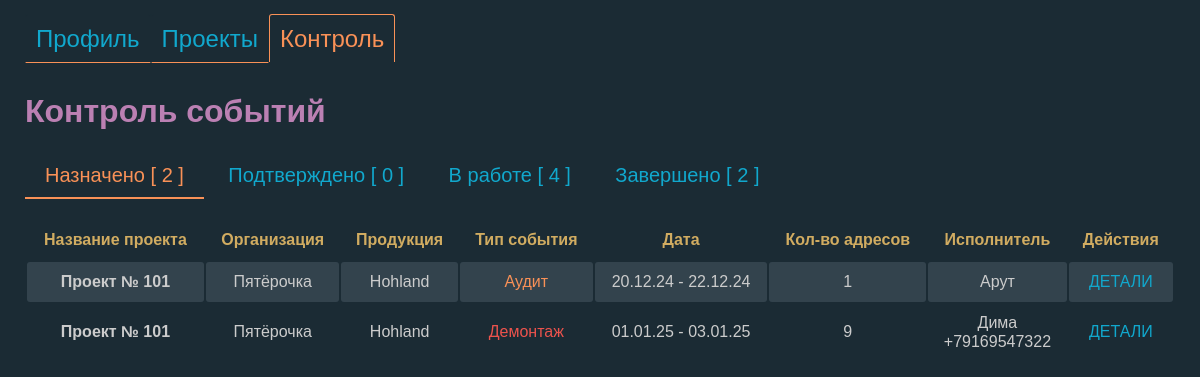
Before: /projects/events/control/ (signed in) with the older database file.
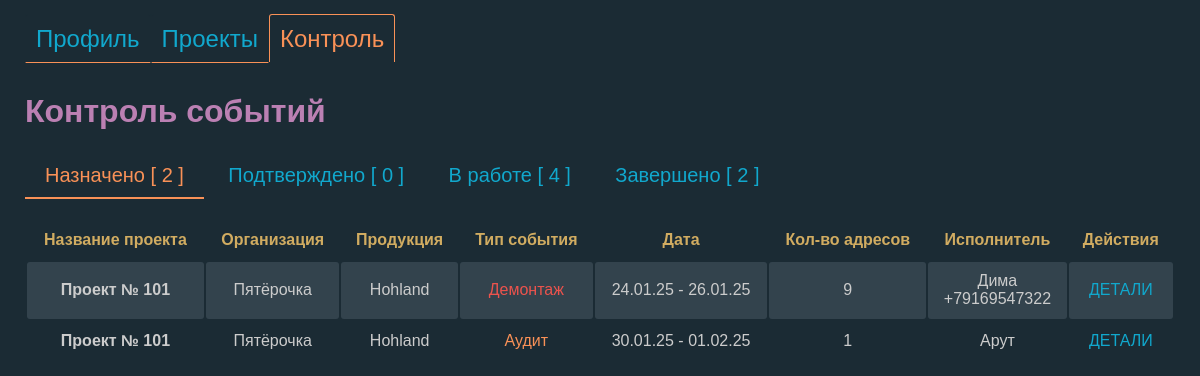
After: the same page with the newer database file.
### projects/models.py (models this page shows, shortened)
class Event(models.Model):
    EVENT_TYPES = (
        ('montage', 'Монтаж'),
        ('audit', 'Аудит'),
        ('dismantle', 'Демонтаж'),
    )
    STATUS_CHOICES = [
        ('created', 'Создано'),
        ('assigned', 'Назначено'),
        ('in_progress', 'В работе'),
        ('completed', 'Завершено'),
    ]
    project = models.ForeignKey(Project, related_name='events', on_delete=models.CASCADE)
    event_type = models.CharField(choices=EVENT_TYPES, max_length=20)
    status = models.CharField(max_length=11, choices=STATUS_CHOICES, default='created')
    description = models.TextField(blank=True)
    photo_count = models.IntegerField()
    event_date = models.DateField()
    duration_days = models.IntegerField()
    assigned_users = models.ManyToManyField(User, through='EventUser', blank=True, related_name='events_as_assignee')
    def due_date(self):
        return self.event_date + timezone.timedelta(days=self.duration_days)

class Project(models.Model):
    user = models.ForeignKey(User, on_delete=models.CASCADE)  # Убрали null=True
    name = models.CharField(max_length=255)
    description = models.TextField(blank=True)
    excel_file = models.FileField(upload_to='excel/', null=True, blank=True)
    organization = models.CharField(max_length=255, blank=True, null=True)  # Новое поле
    product = models.CharField(max_length=255, blank=True, null=True)  # Новое поле

### rct/models.py (models this page shows)
class ExecutorProfile(models.Model):
    user = models.OneToOneField(User, on_delete=models.CASCADE)
    name = models.CharField(max_length=255, blank=True)
    phone_number = models.CharField(max_length=15, blank=True)
    district_choices = [
        ('САО', 'САО'),
        ('ВАО', 'ВАО'),
        ('ЮАО', 'ЮАО'),
        ('ЗАО', 'ЗАО'),
    ]
    district = models.CharField(max_length=3, choices=district_choices)

### projects/views.py (the view)
# urls.py: path('events/control/', views.events_control, name='events_control'),
@login_required
def events_control(request):
    current_user = request.user
    event_users_by_status = {
        'assigned': EventUser.objects.filter(event__project__user=current_user, status='assigned').order_by('event__event_date'),
        'confirmed': EventUser.objects.filter(event__project__user=current_user, status='confirmed').order_by('event__event_date'),
        'in_progress': EventUser.objects.filter(event__project__user=current_user, status='in_progress').order_by('event__event_date'),
        'completed': EventUser.objects.filter(event__project__user=current_user, status='completed').order_by('event__event_date'),
    }
    event_data_by_status = {}
    status_display_map = dict(EventUser.STATUS_CHOICES)
    for status, events in event_users_by_status.items():
        status_display = status_display_map.get(status, status)
        event_data_by_status[status] = {
            'display': status_display,
            'count': events.count(),
            'events': [
                (
                    e.event,
                    e.event.addresses.filter(assigned_user=e.user).count(),
                    e.user  # добавляем пользователя в кортеж, чтобы показать исполнителя
                )
                for e in events.select_related('user', 'event__project')  # оптимизируем запрос
            ]
        }
    return render(request, 'projects/events_control.html', {
        'event_data_by_status': event_data_by_status,
        'current_user': current_user,
    })

### projects/templates/projects/events_control.html (shortened to what the changed rows need)
<!DOCTYPE html>
<html lang="ru_RU">
<head>
    {% load static %}
    <link rel="stylesheet" href="{% static 'css/normalize.css' %}">
    <link rel="stylesheet" href="{% static 'css/styles.css' %}">
    <link rel="stylesheet" href="{% static 'css/events-control.css' %}">
</head>
<body class="page">
    <div class="container control">
        <h1 class="page__title">Контроль событий</h1>
        <div id="tabs">
            {% for status, data in event_data_by_status.items %}
                <div class="tab {% if forloop.first %}active{% endif %}" data-status="{{ status }}">
                    {{ data.display }} [ {{ data.count }} ]
                </div>
            {% endfor %}
        </div>
        <div id="tab-contents">
            {% for status, data in event_data_by_status.items %}
            <div class="tab-content {% if forloop.first %}active{% endif %}" id="content-{{ status }}">
                <table class="control__table">
                    {% if data.events %}
                        <thead class="control__table-thead">
                            <tr class="control__table-thead-tr">
                                <th class="control__table-thead-th">Название проекта</th>
                                <th class="control__table-thead-th">Организация</th>
                                <th class="control__table-thead-th">Продукция</th>
                                <th class="control__table-thead-th">Тип события</th>
                                <th class="control__table-thead-th">Дата</th>
                                <th class="control__table-thead-th">Кол-во адресов</th>
                                <th class="control__table-thead-th">Исполнитель</th>
                                <th class="control__table-thead-th">Действия</th>
                            </tr>
                        </thead>
                    {% endif %}
                    <tbody class="control__table-tbody">
                        {% for event, assigned_address_count, assigned_user in data.events %}
                        <tr class="control__table-tbody-tr" data-url="{% url 'event_detail' event.id %}">
                            <td class="control__table-td"><strong>{{ event.project.name }}</strong></td>
                            <td class="control__table-td">{{ event.project.organization }}</td>
                            <td class="control__table-td">{{ event.project.product }}</td>
                            <td class="control__table-td
                                {% if event.get_event_type_display == 'Монтаж' %} event-type--montage
                                {% elif event.get_event_type_display == 'Аудит' %} event-type--audit
                                {% elif event.get_event_type_display == 'Демонтаж' %} event-type--demontage
                                {% endif %}">
                                {{ event.get_event_type_display }}
                            </td>
                            <td class="control__table-td">{{ event.event_date|date:"d.m.y" }} - {{ event.due_date|date:"d.m.y" }}</td>
                            <td class="control__table-td">{{ assigned_address_count }}</td>
                            <td class="control__table-td">{{ assigned_user.executorprofile.name|default:assigned_user.email }} <br>
                                {{ assigned_user.executorprofile.phone_number }}</td>
                            <td class="control__table-td clickable">
                                <button class="data-button">Детали</button>
                            </td>
                        </tr>
                        {% empty %}
                        <tr class="control__table-tbody-tr">
                            <td class="control__table-td" colspan="8">Нет событий со статусом "{{ data.display|lower }}".</td>
                        </tr>
                        {% endfor %}
                    </tbody>
                </table>
            </div>
            {% endfor %}
        </div>
    </div>
</body>
</html>

Changed rows visible on the page:
changed Event "Демонтаж": event_date "01.01.25" → "24.01.25"; due_date "03.01.25" → "26.01.25"; moves up the list
changed Event "Аудит": event_date "20.12.24" → "30.01.25"; due_date "22.12.24" → "01.02.25"
